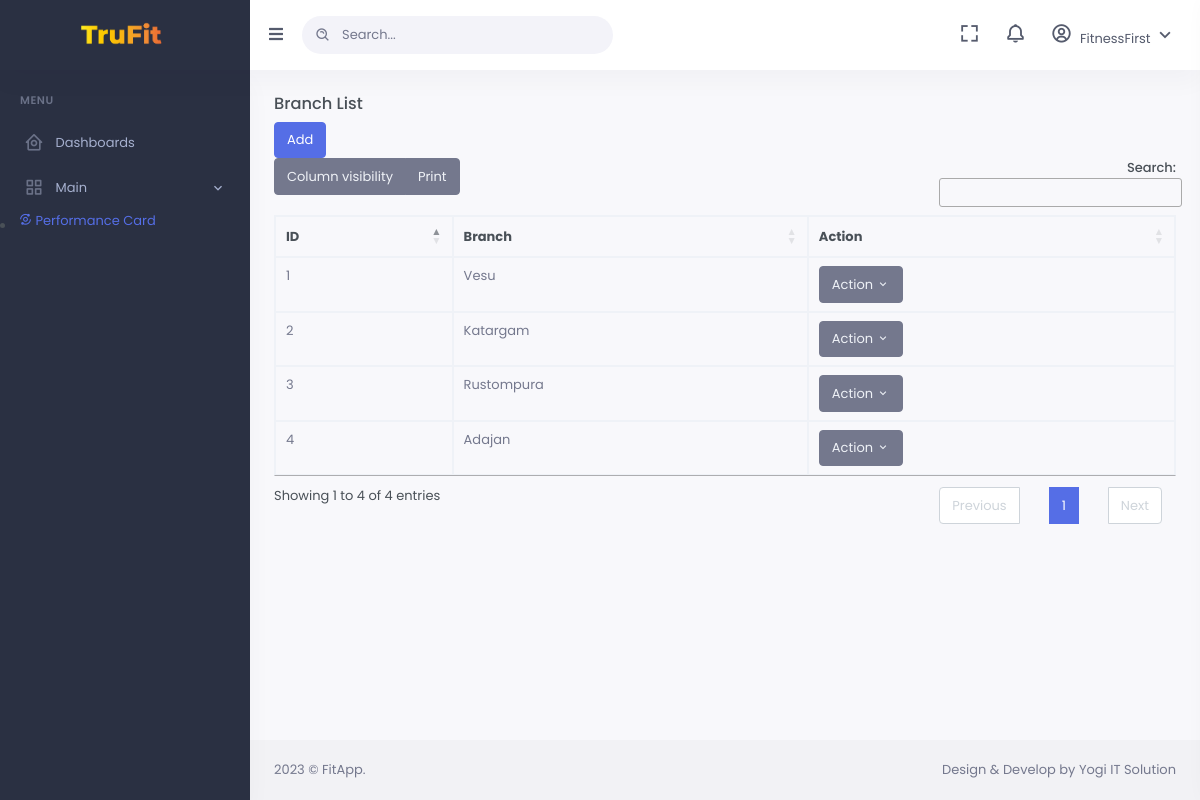
The app's page /branch.php (signed in), older data.
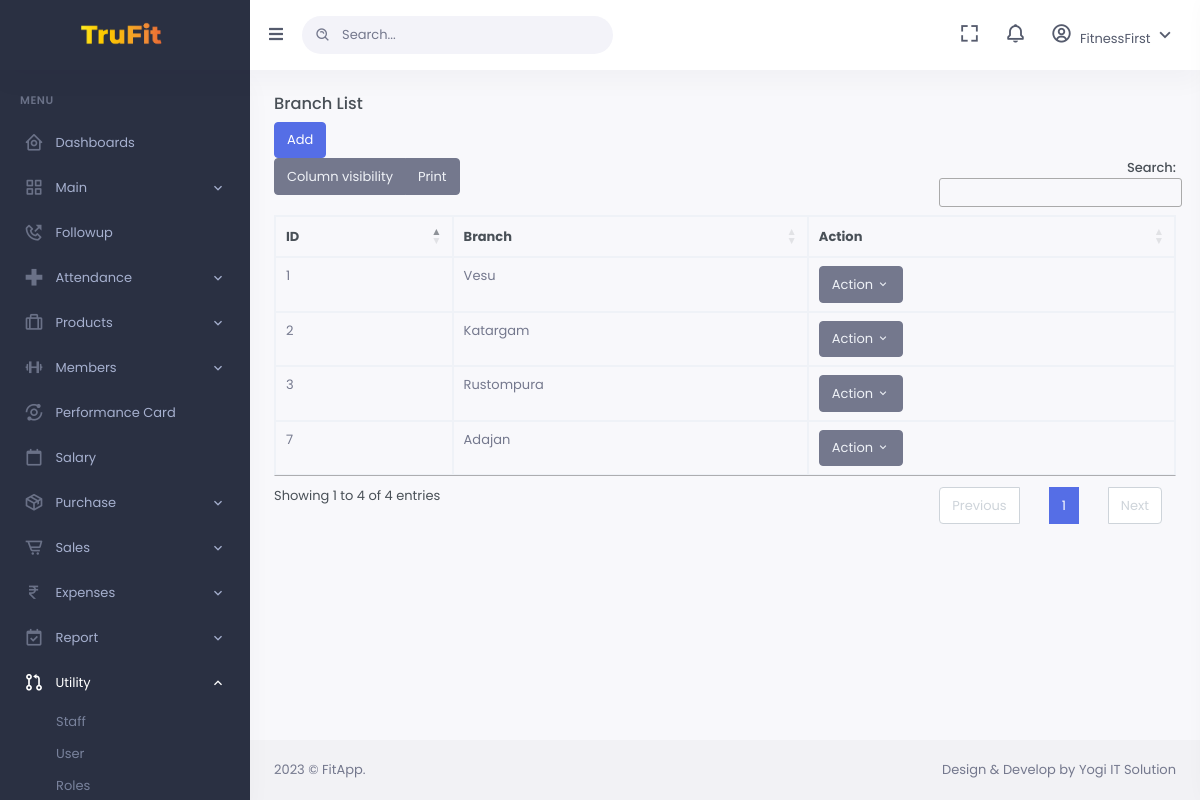
The same page, newer data.
### tables this page shows
CREATE TABLE `location` (
  `locationID` int(11) NOT NULL,
  `locationName` varchar(50) NOT NULL,
  `addline1` varchar(300) NOT NULL,
  `addline2` varchar(300) NOT NULL,
  `city` varchar(100) NOT NULL,
  `zipcode` varchar(50) NOT NULL,
  `state` varchar(50) NOT NULL,
  `country` varchar(255) NOT NULL,
  `mobile` varchar(10) NOT NULL,
  `printName` varchar(255) NOT NULL,
  `locationEmail` varchar(255) NOT NULL,
  `active` int(11) NOT NULL
);

### branch.php (the view, shortened to what the changed rows need)
<!DOCTYPE html>
<html lang="en">
<?php
include('inc/head.php');
include_once "db_conn.php";
?>
<body data-sidebar="dark">
    <div id="layout-wrapper">
        <?php
        include('inc/sidebar.php')
        ?>
        <div id="main" class="layout-column flex">
            <div class="main-content">
                <div class="page-content">
                    <div class="container-fluid">
                        <table id="datatable-buttons" class="table table-bordered dt-responsive nowrap w-100">
                            <thead>
                                <tr>
                                    <th data-sortable="true" data-field="id">ID</th>
                                    <th data-sortable="true" data-field="owner">Branch</th>
                                    <th>Action</th>
                                </tr>
                            </thead>
                            <tbody>
                                <?php
                                    $sqlBranch = "SELECT * from location";
                                    $resBranch = mysqli_query($conn,$sqlBranch);
                                    while ($rowBranch = mysqli_fetch_assoc($resBranch)) {
                                 ?>
                                <tr class=" flex">
                                    <td class="flex">
                                        <div class="item-except text-muted text-sm h-1x">
                                            <?=$rowBranch['locationID']?>
                                        </div>
                                    </td>
                                    <td class="flex">
                                        <div class="item-except text-muted text-sm h-1x">
                                            <?=$rowBranch['locationName']?>
                                        </div>
                                    </td>
                                    <td>
                                        <div class="btn-group" role="group">
                                            <button id="btnGroupVerticalDrop1" type="button" class="btn btn-secondary dropdown-toggle" data-bs-toggle="dropdown" aria-haspopup="true" aria-expanded="false">
                                                Action <i class="mdi mdi-chevron-down"></i>
                                            </button>
                                        </div>
                                    </td>
                                </tr>
                                <?php } ?>
                            </tbody>
                        </table>
                    </div>
                </div>
            </div>
        </div>
</body>
</html>

### inc/sidebar.php (shortened to what the changed rows need)
<?php
    if(isset($_SESSION['roleID']))
    {
        $roleID = $_SESSION['roleID'];
        $roleArr = array();
        $i = 0;
        $sqlChkPer = "SELECT * from permissionmanager where roleID = $roleID";
        $resChkPer = mysqli_query($conn,$sqlChkPer);
        while($rowChkPer = mysqli_fetch_assoc($resChkPer))
        {
            $roleArr[$i] = $rowChkPer['perID'];
            $i = $i + 1;
        }
    }
    else
    {
        header("Location: login.php");
    }
 ?>
<div class="vertical-menu">
    <div data-simplebar class="h-100">
        <div id="sidebar-menu">
            <ul class="metismenu list-unstyled" id="side-menu">
                <?php
                    if(in_array(14,$roleArr))
                    {
                ?>
                <li>
                    <a href="followup.php" class="waves-effect">
                        <i class="bx bx-phone-outgoing"></i>
                        <span key="t-dashboards">Followup</span>
                    </a>
                </li>
                <?php } ?>
                <?php
                    if(in_array(10,$roleArr) || in_array(1,$roleArr))
                    {
                ?>
                <li>
                    <a href="javascript: void(0);" class="has-arrow waves-effect">
                        <i class="bx bx-plus-medical"></i>
                        <span key="t-dashboards">Attendance</span>
                    </a>
                    <ul class="sub-menu" aria-expanded="false">
                        <?php } ?>
                    </ul>
                </li>
                <?php
                    if(in_array(16,$roleArr))
                    {
                ?>
                <li>
                    <a href="javascript: void(0);" class="has-arrow waves-effect">
                        <i class="bx bx-briefcase-alt"></i>
                        <span key="t-dashboards">Products</span>
                    </a>
                </li>
                <?php } ?>
                <?php
                    if(in_array(17,$roleArr))
                    {
                ?>
                <li>
                    <a href="javascript: void(0);" class="has-arrow waves-effect">
                        <i class="bx bx-dumbbell"></i>
                        <span key="t-dashboards">Members</span>
                    </a>
                </li>
            <?php } ?>
                <li>
                    <a href="scorecard.php" class="waves-effect">
                        <i class="bx bx-analyse"></i>
                        <span key="t-dashboards">Performance Card</span>
                    </a>
                </li>
                <?php
                    if(in_array(4,$roleArr))
                    {
                ?>
                <li>
                    <a href="salarayregister.php" class="waves-effect">
                        <i class="bx bx-calendar-alt"></i>
                        <span key="t-dashboards">Salary</span>
                    </a>
                </li>
                <?php } ?>
                <?php
                    if(in_array(19,$roleArr))
                    {
                ?>
                <li>
                    <a href="javascript: void(0);" class="has-arrow waves-effect">
                        <i class="bx bx-package"></i>
                        <span key="t-dashboards">Purchase</span>
                    </a>
                </li>
            <?php } ?>
            <?php
                if(in_array(20,$roleArr))
                {
            ?>
                <li>
                    <a href="javascript: void(0);" class="has-arrow waves-effect">
                        <i class="bx bx-cart-alt"></i>
                        <span key="t-dashboards">Sales</span>
                    </a>
                </li>
            <?php } ?>
            <?php
                if(in_array(21,$roleArr))
                {
            ?>
                <li>
                    <a href="javascript: void(0);" class="has-arrow waves-effect">
                        <i class="bx bx-rupee"></i>
                        <span key="t-dashboards">Expenses</span>
                    </a>
                </li>
            <?php } ?>
            <?php
                if(in_array(3,$roleArr))
                {
            ?>
                <li>
                    <a href="javascript: void(0);" class="has-arrow waves-effect">
                        <i class="bx bx-calendar-check"></i>
                        <span key="t-dashboards">Report</span>
                    </a>
                </li>
            <?php } ?>
            <?php
                if(in_array(8,$roleArr))
                {
            ?>
                <li>
                    <a href="javascript: void(0);" class="has-arrow waves-effect">
                        <i class="bx bx-git-pull-request"></i>
                        <span key="t-dashboards">Utility</span>
                    </a>
                    <ul class="sub-menu" aria-expanded="false">
                        <li>
                            <a href="all-emp.php" class="">
                                <span class="nav-text">Staff</span>
                            </a>
                        </li>
                        <li>
                            <a href="u_user.php" class="">
                                <span class="nav-text">User</span>
                            </a>
                        </li>
                        <li>
                            <a href="role.php" class="">
                                <span class="nav-text">Roles</span>
                            </a>
                        </li>
                    </ul>
                </li>
            <?php } ?>
            </ul>
        </div>
    </div>
</div>

Row changes from the older to the newer data that the page shows:
removed location: locationID "4", locationName "Adajan"
added location: locationID "7", locationName "Adajan"
Text that changed along with them:
text now shown: "Followup Attendance Products Members Salary Purchase Sales Expenses Report Utility Staff User Roles"
